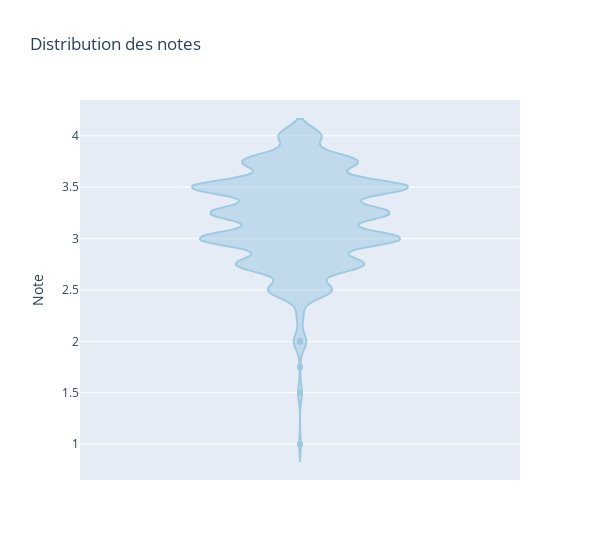

Write notebook code for a chart like this one.
### Code cell
import plotly.express as px

# Créer le violin plot avec une largeur réduite
fig = px.violin(dataframe, y='rating', title='Distribution des notes',
                labels={'rating': 'Note'},
                width=600)  # Définir une largeur personnalisée

# Personnaliser l'apparence
fig.update_traces(marker=dict(color='rgb(158,202,225)', line=dict(color='rgb(8,48,107)')))

# Afficher le violin plot
fig.show()

### Figure 1 — Plotly figure (JSON) as saved in the notebook; plotly's stock layout.template omitted (floating-point values rounded to 4 significant figures; data arrays with more than 128 entries replaced by an {"elided": "..."} marker saying what was removed)
{"data": [{"alignmentgroup": "True", "box": {"visible": false}, "hovertemplate": "Note=%{y}<extra></extra>", "legendgroup": "", "marker": {"color": "rgb(158,202,225)", "line": {"color": "rgb(8,48,107)"}}, "name": "", "offsetgroup": "", "orientation": "v", "scalegroup": "True", "showlegend": false, "type": "violin", "x0": " ", "xaxis": "x", "y": {"elided": "2530 float values"}, "y0": " ", "yaxis": "y"}], "layout": {"legend": {"tracegroupgap": 0}, "title": {"text": "Distribution des notes"}, "violinmode": "group", "width": 600, "xaxis": {"anchor": "y", "domain": [0, 1]}, "yaxis": {"anchor": "x", "domain": [0, 1], "title": {"text": "Note"}}}}
